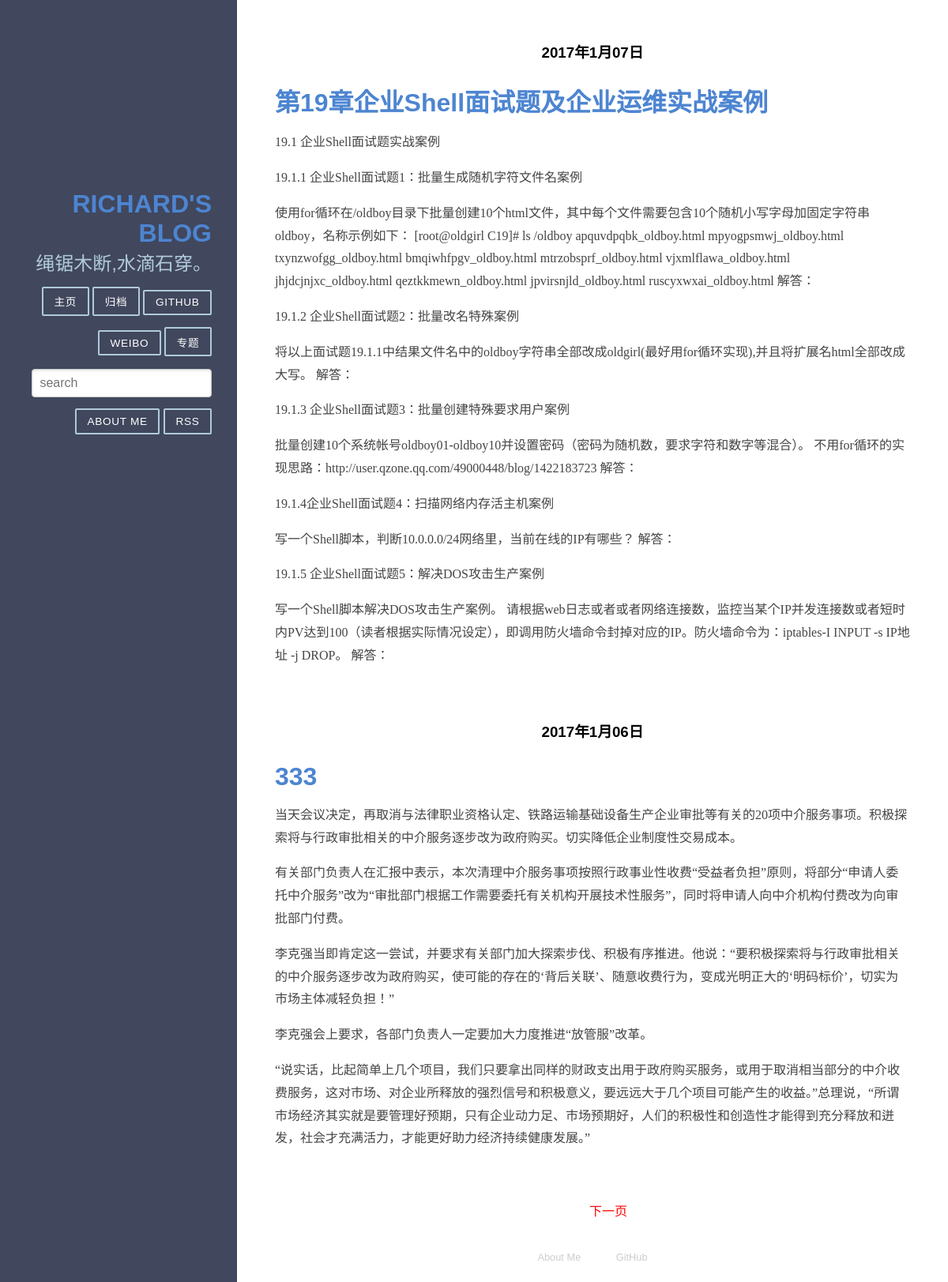
The page / on the database its author committed.
### web/models.py (models this page shows, shortened)
class Article(models.Model):
    title = models.CharField(max_length = 100)  #博客题目
    category = models.CharField(max_length = 50, blank = True)  #博客分类 可为空
    tag = models.ManyToManyField(Tag, blank=True)  # 博客标签 可为空
    date_time = models.DateTimeField(auto_now_add = True)  #博客日期
    content = models.TextField(blank = True, null = True)  #博客文章正文
    class Meta:
        ordering = ['-date_time']

### web/views.py (the view)
# urls.py: url(r'^$', 'web.views.home', name = 'home'),
def home(request):
    posts = Article.objects.all()  #获取全部的Article对象
    paginator = Paginator(posts, 2) #每页显示两个
    page = request.GET.get('page')
    try :
        post_list = paginator.page(page)
    except PageNotAnInteger :
        post_list = paginator.page(1)
    except EmptyPage :
        post_list = paginator.paginator(paginator.num_pages)
    return render(request, 'home.html', {'post_list' : post_list})

### web/templatetags/custom_markdown.py (called while the page is built)
@register.filter(is_safe=True)  #注册template filter
@stringfilter  #希望字符串作为参数
def custom_markdown(value):
    return mark_safe(markdown.markdown(value,
        extensions = ['markdown.extensions.fenced_code', 'markdown.extensions.codehilite'],
                                       safe_mode=True,
                                       enable_attributes=False))

### templates/home.html (shortened to what this page needs)
{% extends "base.html" %}
{% load custom_markdown %}
{% block content %}
<div class="posts">
    {% for post in post_list %}
        <section class="post">
            <header class="post-header">
                <h3 style="font-weight:bold;text-align:center"><a style="color: black; text-decoration:none; " class="post-author" href="{% url 'detail' id=post.id %}">{{ post.date_time |date:'Y年n月d日'}}</a></h3>
                <h2 class="post-title"><a style="text-decoration:none; " href="{% url 'detail' id=post.id %}">{{ post.title }}</a></h2>
            </header>
                <div class="post-description">
                    <p>
                        {{ post.content|custom_markdown|truncatewords_html:100 }}
                    </p>
                </div>
        </section>
    {% endfor %}
    {% if post_list.object_list and post_list.paginator.num_pages > 1 %}
      <div style="text-align:center">
      <ul class="pager">
      {% if post_list.has_next %}
          <a style="color: red" href="?page={{ post_list.next_page_number }}">下一页</a>
      {% endif %}
      </ul>
      </div>
    {% endif %}
</div>
{% endblock %}

### statics/pure-min.css (style rules this page uses)
article,aside,details,figcaption,figure,footer,header,hgroup,main,nav,section,summary { display:block }
html { font-size:100%;-ms-text-size-adjust:100%;-webkit-text-size-adjust:100% }
html,button,input,select,textarea { font-family:sans-serif }
body { margin:0 }
h2 { font-size:1.5em;margin:.83em 0 }
h3 { font-size:1.17em;margin:1em 0 }
p,pre { margin:1em 0 }
dl,menu,ol,ul { margin:1em 0 }
menu,ol,ul { padding:0 0 0 40px }

### statics/blog.css (style rules this page uses)
* { -webkit-box-sizing: border-box; -moz-box-sizing: border-box; box-sizing: border-box; }
a { text-decoration: none; color: rgb(61, 146, 201); }
h3 { font-weight: 100; }
.post { padding-bottom: 2em; }
.post-title { font-size: 2em; color: #222; margin-bottom: 0.2em; }
.post-description { font-family: Georgia, "Cambria", serif; color: #444; line-height: 1.8em; }

### templates/home.html (style rules this page uses)
a { color:#4d85d1; transition:0.5s; }

### rows shown on the page
Article: date_time "2017年1月07日", title "第19章企业Shell面试题及企业运维实战案例", content|custom_markdown "19.1 企业Shell面试题实战案例 19.1.1 企业Shell面试题1：批量生成随机字符文件名案例 使用for循环在/oldboy目录下批量创建10个html文件，其中每个文件需要包含10个随机小写字母加固定字符串oldboy，名称示例如下： [root@oldgirl C19]# ls /oldboy apquvdpqbk_oldboy.html mpyogpsmwj_oldboy.html txynzwofgg_oldboy.html bmqiwhfpgv_oldboy.html mtrzobsprf_oldboy.html vjxmlflawa_oldboy.html jhjdcjnjxc_oldboy.html qeztkkmewn_oldboy.html jpvirsnjld_oldboy.html ruscyxwxai_oldboy.html 解答： 19.1.2 企业Shell面试题2：批量改名特殊案例 将以上面试题19.1.1中结果文件名中的oldboy字符串全部改成oldgirl(最好用for循环实现),并且将扩展名html全部改成大写。 解答： 19.1.3 企业Shell面试题3：批量创建特殊要求用户案例 批量创建10个系统帐号oldboy01-oldboy10并设置密码（密码为随机数，要求字符和数字等混合）。 不用for循环的实现思路：http://user.qzone.qq.com/49000448/blog/1422183723 解答： 19.1.4企业Shell面试题4：扫描网络内存活主机案例…"
Article: date_time "2017年1月06日", title "333", content|custom_markdown "当天会议决定，再取消与法律职业资格认定、铁路运输基础设备生产企业审批等有关的20项中介服务事项。积极探索将与行政审批相关的中介服务逐步改为政府购买。切实降低企业制度性交易成本。 有关部门负责人在汇报中表示，本次清理中介服务事项按照行政事业性收费“受益者负担”原则，将部分“申请人委托中介服务”改为“审批部门根据工作需要委托有关机构开展技术性服务”，同时将申请人向中介机构付费改为向审批部门付费。 李克强当即肯定这一尝试，并要求有关部门加大探索步伐、积极有序推进。他说：“要积极探索将与行政审批相关的中介服务逐步改为政府购买，使可能的存在的‘背后关联’、随意收费行为，变成光明正大的‘明码标价’，切实为市场主体减轻负担！” 李克强会上要求，各部门负责人一定要加大力度推进“放管服”改革。 “说实话，比起简单上几个项目，我们只要拿出同样的财政支出用于政府购买服务，或用于取消相当部分的中介收费服务，这对市场、对企业所释放的强烈信号和积极意义，要远远大于几个项目可能产生的收益。”总理说，“所谓市场经济其实就是要管理好预期，只有企业动力足、市场预期好，人们的积极性和创造性才能得到充分释放和迸发，社会才充满活力，才能更好助力经济持续健康发展。”"
